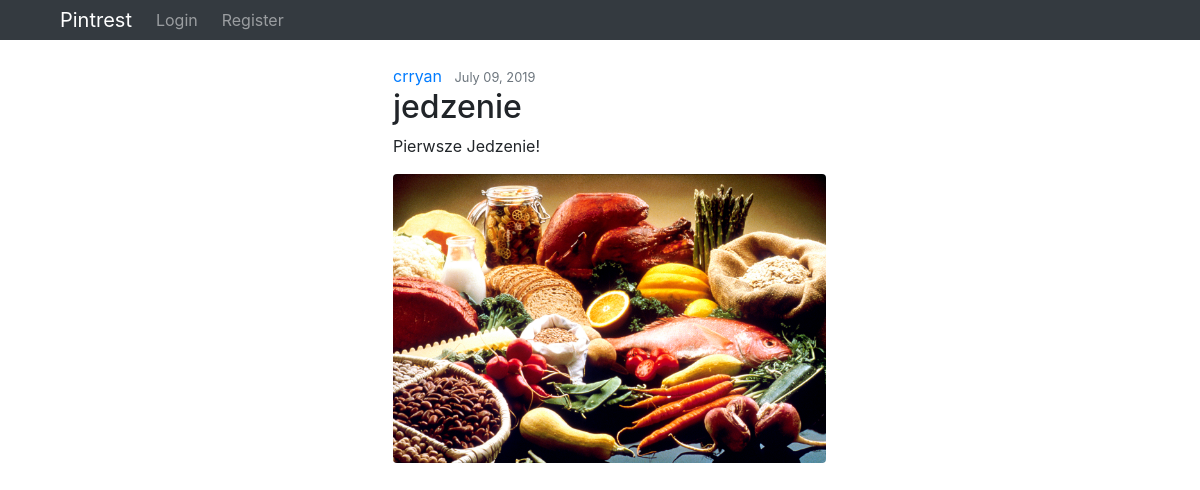
Screenshot of /photo/1/ with the database file from the repository.
### blog/models.py (models this page shows, shortened)
class Photo(models.Model):
    title = models.CharField(max_length=25)
    content = models.TextField()
    date_posted = models.DateTimeField(default=timezone.now)
    author = models.ForeignKey(User, on_delete=models.CASCADE)
    image = models.ImageField(default='default.jpg', upload_to='pics/')

### blog/views.py (the view)
# urls.py: path('photo/<int:pk>/', PostDetailView.as_view(), name='post-detail'),
class PostDetailView(DetailView):
    model = Photo

### blog/templates/blog/photo_detail.html
{% extends 'blog/base.html' %}
{% load staticfiles %}
{% block content %}
    <div class="col-5" style="margin-left: 30%">
        <div class="gallery">
            <a href="#" class="mr-2">{{ object.author }}</a>
            <small class='text-muted'>{{object.date_posted|date:"F d, Y" }} </small>
            <h2 class="article-title">{{ object.title }}</h2>
            <p class='article-content'>{{ object.content }}</p>
                <img class='img-fluid rounded' src="{{ object.image.url }}">
        </div>
    </div>
{% endblock %}

### rows the page displays
Photo: author "crryan", date_posted "July 09, 2019", title "jedzenie", content "Pierwsze Jedzenie!", image (placeholder picture)
